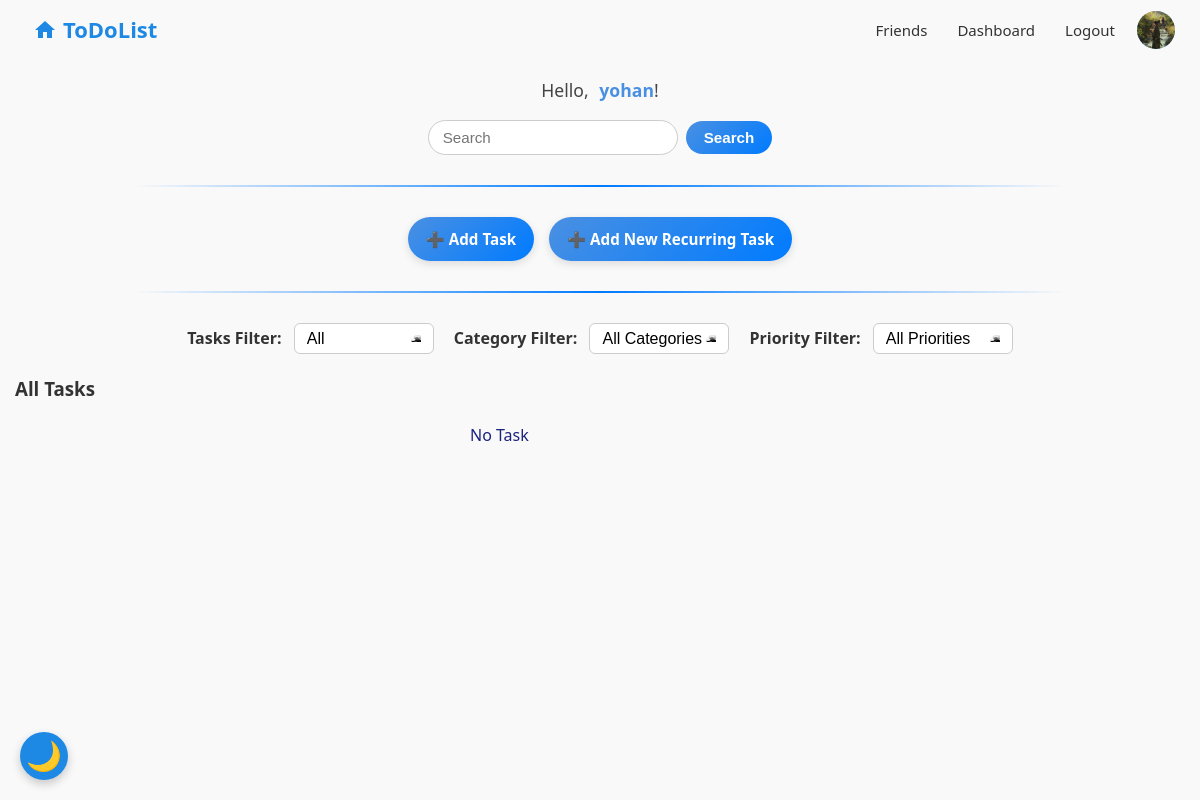
The app's page / (signed in) with its own data.
### base/models.py (models this page shows, shortened)
class User(AbstractBaseUser, PermissionsMixin):
    email = models.EmailField(unique=True)
    name = models.CharField(max_length=255, unique=False)
    avatar = models.ImageField(upload_to='avatars/', blank=True, null=True)
    bio = models.TextField(blank=True, null=True)
    is_active = models.BooleanField(default=True)
    is_staff = models.BooleanField(default=False)
    date_joined = models.DateTimeField(default=timezone.now)
    friends = models.ManyToManyField("self", blank=True, symmetrical=True)
    USERNAME_FIELD = 'email'
    REQUIRED_FIELDS = ['name']
    objects = CustomUserManager()

### base/views.py (the view, shortened to what this page needs)
# urls.py: path('', views.home, name='home'),
def home(request):
    filter_type = request.GET.get('filter', 'all')
    category_id = request.GET.get('category')
    query = request.GET.get('q', '').strip()
    today = now().date()
    categories = Category.objects.all()
    if request.user.is_authenticated:
        user = request.user
        own_tasks = Task.objects.filter(user=user)
        shared_tasks = Task.objects.filter(share_with=user)
        tasks = (own_tasks | shared_tasks).distinct()
        try:
            priority = int(request.GET.get('priority'))
            if priority not in [1, 2, 3]:
                priority = None
        except (ValueError, TypeError):
            priority = None
        def iranian_weekday(d):
            return (d.weekday() + 2) % 7
        if priority:
            tasks = tasks.filter(priority=priority)
        if query:
            tasks = tasks.filter(Q(title__icontains=query) | Q(bio__icontains=query))
            show_only = 'search'
        else:
            if filter_type == 'category' and category_id:
                try:
                    category_id_int = int(category_id)
                    tasks = tasks.filter(category_id=category_id_int)
                except (ValueError, TypeError):
                    pass
                show_only = 'category'
            elif filter_type == 'today':
                tasks = tasks.filter(due_date__date=today)
                show_only = 'today'
            elif filter_type == 'week':
                start_week = today - timedelta(days=iranian_weekday(today))
                end_week = start_week + timedelta(days=6)
                tasks = tasks.filter(due_date__date__range=[start_week, end_week])
                show_only = 'week'
            elif filter_type == 'tomorrow':
                tomorrow = today + timedelta(days=1)
                tasks = tasks.filter(due_date__date=tomorrow)
                show_only = 'tomorrow'
            elif filter_type == 'done':
                tasks = tasks.filter(completed=True, parent=None)
                show_only = 'done'
            elif filter_type == 'pending':
                tasks = tasks.filter(completed=False, parent=None)
                show_only = 'pending'
            else:
                show_only = 'all'
        tasks = tasks.annotate(priority_int=Cast('priority', IntegerField())).order_by('-priority_int', '-created')
        if priority:
            recurring_tasks = RecurringTask.objects.none()
        else:
            recurring_tasks = RecurringTask.objects.filter(user=user, active=True)
            if query:
                recurring_tasks = recurring_tasks.filter(title__icontains=query)
            if filter_type == 'today':
                recurring_tasks = recurring_tasks.filter(start_date__date=today)
            elif filter_type == 'tomorrow':
                tomorrow = today + timedelta(days=1)
                recurring_tasks = recurring_tasks.filter(start_date__date=tomorrow)
            elif filter_type == 'week':
                start_week = today - timedelta(days=iranian_weekday(today))
                end_week = start_week + timedelta(days=6)
                recurring_tasks = recurring_tasks.filter(start_date__date__range=[start_week, end_week])
        normal_tasks = tasks.filter(recurring_task__isnull=True, parent__isnull=True)
        for task in normal_tasks:
            task.has_subtask = task.subtasks.exists()
            task.progress = task.progress_percent(user=user)
        pending_tasks = tasks.filter(completed=False, parent=None)
        completed_tasks = tasks.filter(completed=True, parent=None)
    context = {
        'tasks': tasks,
        'pending_tasks': pending_tasks,
        'completed_tasks': completed_tasks,
        'categories': categories,
        'recurring_tasks': recurring_tasks,
        'normal_tasks': normal_tasks,
        'show_only': show_only,
        'priority': priority,
    }
    return render(request, 'base/home.html', context)

### base/templates/base/home.html (shortened to what this page needs)
{% extends 'base/main.html' %}
{% block content %}
{% load task_tags %}
{% load static %}
<link rel="stylesheet" href="{% static 'css/style.css' %}">
{% if user.is_authenticated %}
<div class="user-greeting-center">
  <span>Hello,</span>
  <a href="{% url 'profile' %}" class="profile-link">{{ user.name }}</a>!
</div>
{% endif %}
<form method="GET" action="{% url 'home' %}" class="search-form">
  <input type="text" name="q" placeholder="Search" value="{{ request.GET.q }}">
  <button type="submit">Search</button>
</form>
<hr class="custom-hr">
<div class="add-buttons-container centered">
  <a href="{% url 'add_task' %}" class="add-btn">➕ Add Task</a>
  <a href="{% url 'create_recurring_task' %}" class="add-btn">➕ Add New Recurring Task</a>
</div>
<hr class="custom-hr">
<div class="filters-container" style="display: flex; gap: 20px; flex-wrap: wrap; align-items: center; margin-bottom: 20px;">
  <form method="GET" action="" style="margin-bottom: 0;">
    <label for="filter-select" style="font-weight: bold; margin-right: 8px;">Tasks Filter:</label>
    <select id="filter-select" name="filter" onchange="this.form.submit()"
            style="padding: 6px 12px; border-radius: 6px; border: 1px solid #ccc; font-size: 16px; cursor: pointer; transition: border-color 0.3s;">
      <option value="all" {% if request.GET.filter == "all" %}selected{% endif %}>All</option>
    </select>
  </form>
  <form method="GET" action="" style="margin-bottom: 0;">
    <label for="filter-select" style="font-weight: bold; margin-right: 8px;">Category Filter:</label>
    <select name="category" onchange="this.form.submit()" style="padding:6px 12px; border-radius:6px; border:1px solid #ccc; font-size:16px; cursor:pointer;">
      <option value="" {% if not request.GET.category %}selected{% endif %}>All Categories</option>
    </select>
  </form>
  <form method="GET" action="" style="margin-bottom: 0;">
    <label for="filter-select" style="font-weight: bold; margin-right: 8px;">Priority Filter:</label>
    <select name="priority" onchange="this.form.submit()" style="padding:6px 12px; border-radius:6px; border:1px solid #ccc; font-size:16px; cursor:pointer;">
      <option value="" {% if not request.GET.priority %}selected{% endif %}>All Priorities</option>
    </select>
  </form>
</div>
{% if show_only == 'all' %}
<h3>All Tasks</h3>
<div class="task-list">
  {% for task in normal_tasks %}
    {% if not task.parent %}
      <div class="task-card">
        <div class="task-header">
          <span class="task-title">{{ task.title }}</span>
          <span class="task-date">{{ task.created|date:"Y-m-d H:i" }}</span>
        </div>
        <div class="task-meta">
          <span class="task-priority">Priority: {{ task.get_priority_display }}</span>
          <span class="status">{% if task.completed %}✅{% else %}⏳{% endif %}</span>
          {% if task.user != request.user and request.user in task.share_with.all %}
            <p class="shared-note">Shared with you by {{ task.user.name }}</p>
          {% endif %}
        </div>
        <br>
        {% if task.user != request.user and request.user in task.share_with.all %}
          <a href="{% url 'view_task' task.id %}" class="btn">View Task</a>
        {% else %}
        <div class="task-actions">
          <a href="{% url 'update_task' task.id %}" class="btn">Edit</a>
          <button
          class="btn btn-danger delete-btn"
            data-title="{{ task.title }}"
            data-url="{% url 'delete_task' task.id %}">
            Delete
          </button>
          {% if not task.completed %}
            <form method="POST" action="{% url 'complete_task' task.id %}" style="display:inline;">
              {% csrf_token %}
              <button type="submit" class="btn btn-success">Done</button>
            </form>
          {% endif %}
          <a href="{% url 'add_subtask' task.id %}" class="btn btn-secondary">Add Subtask</a>
        </div>
        {% endif %}
        {% for subtask in task.subtasks.all %}
          <li>
            {{ subtask.title }}
            {% if subtask.completed %}
              <span class="done">✅</span>
            {% else %}
              <span class="pending">⏳</span>
              <form method="POST" action="{% url 'complete_subtask' subtask.id %}" style="display:inline;">
                {% csrf_token %}
                <button type="submit" class="btn btn-success btn-sm">Done</button>
              </form>
            {% endif %}
          </li>
        {% endfor %}
      </div>
    {% endif %}
  {% empty %}
    <div>
      No Task
    </div>
  {% endfor %}
</div>
{% endif %}
{% endblock content %}

### base/templates/base/navbar.html (shortened to what this page needs)
<!DOCTYPE html>
<html lang="en">
<head>
  {% load static %}
</head>
<body>
  <header class="navbar-container">
    <a href="/" class="navbar-logo" title="Home">
      <svg class="home-icon1" xmlns="http://www.w3.org/2000/svg" width="24" height="24" fill="#1e88e5" viewBox="0 0 24 24" aria-hidden="true">
        <path d="M10 20v-6h4v6h5v-8h3L12 3 2 12h3v8z"/>
      </svg>
      <span class="logo-text">ToDoList</span>
    </a>
    <div class="navbar-links-container">
      {% if user.is_authenticated %}
        <a href="#" id="openFriendsModal" class="navbar-link">Friends</a>
        <a href="{% url 'dashbord' %}" class="navbar-link">Dashboard</a>
        <a href="#" id="openLogoutModal" class="navbar-link">Logout</a>
        <a href="{% url 'profile' %}" class="navbar-avatar-topright">
          {% if user.avatar %}
            <img src="{{ user.avatar.url }}" alt="Avatar" class="navbar-avatar-img" />
          {% else %}
            <div class="navbar-avatar-placeholder">{{ user.name|slice:":1"|upper }}</div>
          {% endif %}
        </a>
      {% else %}
        <a href="{% url 'login' %}" class="navbar-link">Login</a>
      {% endif %}
    </div>
  </header>
</body>
</html>

### base/static/css/style.css (style rules this page uses)
input, textarea, select { border: 1px solid #444; transition: border-color 0.3s ease, background-color 0.3s ease, color 0.3s ease; }
.task-list, .all-task-list { display: grid; grid-template-columns: repeat(auto-fit, minmax(260px, 260px)); gap: 18px; margin: 0 auto; padding: 0 12px; font-family: 'Segoe UI', Tahoma, Geneva, Verdana, sans-serif; color: #1a237e; box-sizing: border-box; width: max-content; max-width: 100%; justify-content: center; overflow: visible; }
.filters-container { display: flex !important; justify-content: center !important; flex-wrap: wrap !important; gap: 20px !important; align-items: center !important; margin-bottom: 20px !important; }
.search-form { display: flex; justify-content: center; align-items: center; gap: 8px; margin: 16px 0; }
.search-form input[type="text"] { padding: 8px 14px; border-radius: 20px; border: 1.2px solid #ccc; font-size: 0.95rem; width: 220px; transition: border-color 0.3s ease; }
.search-form button { padding: 8px 18px; border: none; border-radius: 20px; background: linear-gradient(135deg, #4a90e2, #007BFF); color: white; font-weight: 600; font-size: 0.95rem; cursor: pointer; transition: background 0.3s ease, transform 0.2s ease; user-select: none; }
.user-greeting-center { text-align: center; margin: 15px 0; font-family: 'Segoe UI', Tahoma, Geneva, Verdana, sans-serif; font-size: 1.1rem; color: #444; }
.user-greeting-center span { margin-right: 6px; font-weight: 500; }
.user-greeting-center .profile-link { color: #4a90e2; font-weight: 600; text-decoration: none; transition: color 0.3s ease; }
.add-buttons-container { display: flex; justify-content: center; align-items: center; gap: 15px; flex-wrap: wrap; margin: 20px 0; }
.add-btn { display: inline-block; padding: 10px 18px; background: linear-gradient(135deg, #4a90e2, #007BFF); color: white; font-weight: 600; text-decoration: none; border-radius: 30px; transition: all 0.3s ease; font-size: 0.95rem; box-shadow: 0 3px 8px rgba(0, 0, 0, 0.12); white-space: nowrap; }
.custom-hr { border: none; height: 2px; width: 80%; margin: 30px auto; background: linear-gradient(to right, transparent, #007BFF, transparent); border-radius: 2px; }
.filters-container select { padding: 6px 12px; border-radius: 6px; border: 1.5px solid #ccc; font-size: 15px; cursor: pointer; min-width: 140px; white-space: nowrap; transition: border-color 0.3s ease, box-shadow 0.3s ease; background-color: #fff; appearance: none; background-image: url('/static/images/chat.jpg'); background-repeat: no-repeat; background-position: right 12px center; background-size: 10px 7px; }
.filters-container select option { padding: 8px 12px; font-size: 15px; color: #333; background-color: #fff; }
body { font-family: 'Segoe UI', Tahoma, Geneva, Verdana, sans-serif; font-size: 16px; color: #333; line-height: 1.6; background-color: #f9f9f9; margin: 0; padding: 0 15px; }
header { background-color: #2a72e5; padding: 12px 20px; box-shadow: 0 2px 8px rgba(0,0,0,0.1); position: sticky; top: 0; z-index: 100; }
@media (hover: none), (pointer: coarse) { * { pointer-events: auto !important; transition: none !important; } }
@media (hover: none), (pointer: coarse) { a:hover, button:hover, .hover-effect:hover, { color: inherit !important; background: none !important; box-shadow: none !important; transform: none !important; text-decoration: none !important; } }

### base/templates/base/main.html (style rules this page uses)
input, textarea, select { transition: background-color 0.3s ease, color 0.3s ease, border-color 0.3s ease; }
body { visibility: hidden; transition: visibility 0.3s ease; }

### records on screen
User: avatar (picture), name "yohan"
